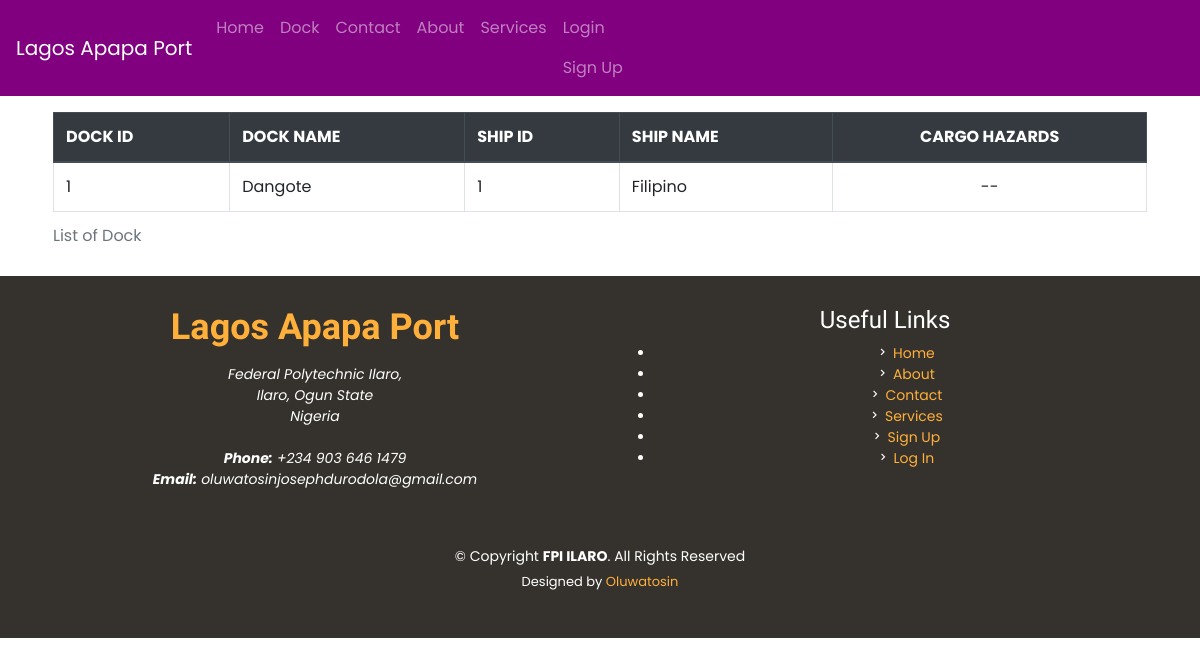
Page /dock-overview/ on the committed database.
### ship/models.py (models this page shows, shortened)
class Dock(models.Model):
    name = models.CharField(max_length=50, null=True, blank=True)
    docked_ship = models.OneToOneField('Ship', related_name='dock', null=True, on_delete=models.SET_NULL)
    created_at = models.DateTimeField(auto_now_add=True, editable=False)
    updated_at = models.DateTimeField(auto_now=True, editable=False)

class Ship(models.Model):
    name = models.CharField(max_length=50, null=True, blank=True)
    captain = models.ForeignKey('ShipCaptain', blank=True, null=True,\
                                on_delete=models.SET_NULL)
    image = models.ImageField(upload_to='ship')
    created_at = models.DateTimeField(auto_now_add=True, editable=False)
    updated_at = models.DateTimeField(auto_now=True, editable=False)

### ship/views.py (the view)
# urls.py: path('dock-overview/', dock_overview, name='overview'),
def dock_overview(request):
    template = 'ship/dock_overview.html'
    context = {
        'data': []
    }
    docks = Dock.objects.all()
    for dock in docks:
        hazards = CargoHazard.objects.filter(container__ship__dock=dock).distinct()
        context['data'].append({
            'dock': dock,
            'hazards': hazards
        })
    return render(request, template, context)

### ship/templates/ship/dock_overview.html (shortened to what this page needs)
{% extends 'base.html' %}
{% block content %}
  <div class="container">
      <div class="my-3 mx-2">
          <table class="table able-striped table-bordered table-hover">
              <caption>List of Dock</caption>
              <thead class="thead-dark">
                  <tr>
                      <th>DOCK ID</th>
                      <th>DOCK NAME</th>
                      <th>SHIP ID</th>
                      <th>SHIP NAME</th>
                      <th class="text-center">CARGO HAZARDS</th>
                  </tr>
              </thead>
              <tbody>
                  {% for item in data %}
                  <tr onclick="location.href='{% url 'ship:dock_detail' item.dock.id %}';">
                      <td>
                          {{ item.dock.id }}
                      </td>
                      <td>
                          {% if item.dock.name %}
                              {{ item.dock.name }}
                          {% else %}
                              --
                          {% endif %}
                      </td>
                      <td>
                          {% if item.dock.docked_ship.id %}
                              {{ item.dock.docked_ship.id }}
                          {% else %}
                              --
                          {% endif %}
                      </td>
                      <td>
                          {% if item.dock.docked_ship.name %}
                              {{ item.dock.docked_ship.name }}
                          {% else %}
                              --
                          {% endif %}
                      </td>
                      <td class="symbols-cell text-center">
                          {% for hazard in item.hazards %}
                              <i class="fa {{ hazard.web_icon }} fa-fw" aria-hidden="true"></i>
                          {% empty %}
                              --
                          {% endfor %}
                      </td>
                  </tr>
                  {% empty %}
                      <tr class="non-link-row">
                          <td class="text-center" colspan="5">
                              There are no docks.
                          </td>
                      </tr>
                  {% endfor %}
              </tbody>
          </table>
      </div>
  </div>
{% endblock %}

### static/assets/css/style.css (style rules this page uses)
body { font-family: "Poppins", sans-serif; color: #444444; }

### rows in the picture
Dock: dock.id "1", dock.name "Dangote", dock.docked_ship.id "1", dock.docked_ship.name "Filipino"
